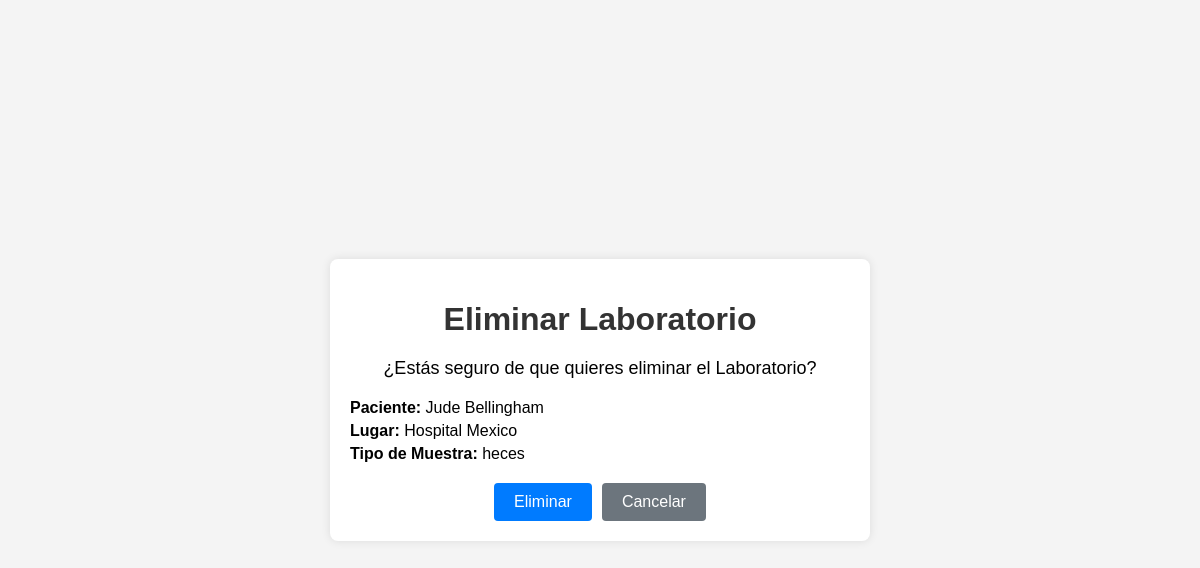
The page /eliminar_laboratorios/6/ (signed in) on the database as committed earlier.
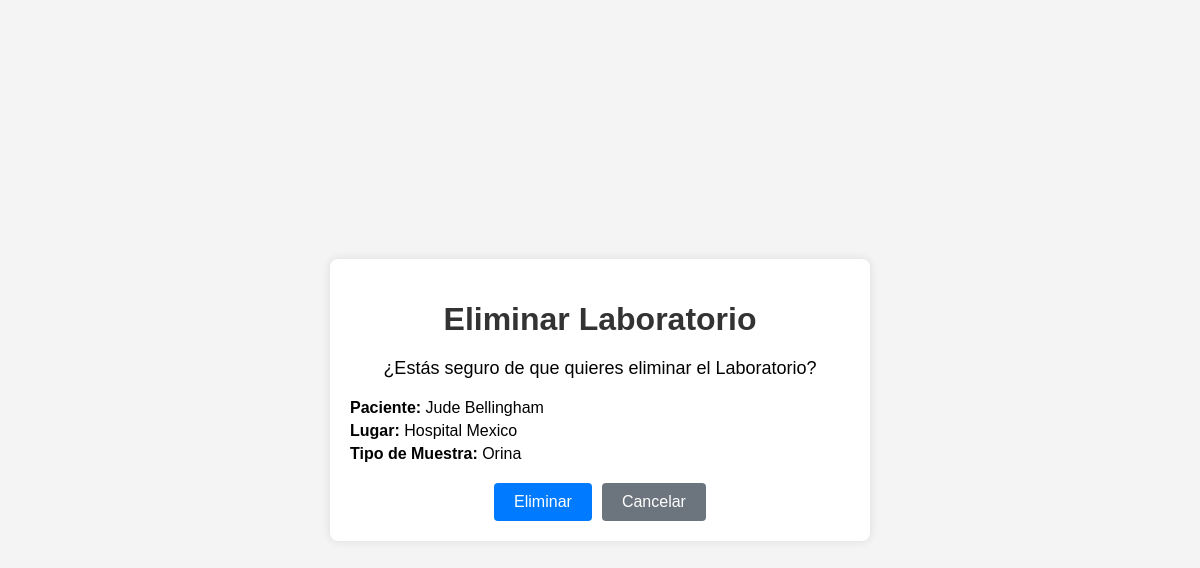
The same page on the database as committed later.
### salud/models.py (models this page shows, shortened)
class paciente(models.Model):
    id_paciente = models.AutoField(primary_key=True , verbose_name='ID_Paciente')
    cedula = models.IntegerField(null=True,verbose_name='Cedula')
    nombre = models.CharField(max_length=50, verbose_name='Nombre')
    apellido = models.CharField(max_length=50, verbose_name='Apellido')
    sexo = models.CharField(max_length=20, verbose_name='Sexo')
    fecha_Nacimiento = models.DateField(null=True, verbose_name='Fecha de Nacimiento')
    edad = models.IntegerField ( verbose_name='Edad')
    direccion = models.CharField(max_length=50, verbose_name='Direccion')
    telefono = models.IntegerField( verbose_name='Telefono')
    email = models.EmailField( verbose_name='Email')
    id_usuario = models.ForeignKey(User, on_delete=models.CASCADE)

class laboratorio (models.Model):
    id_Laboratorios = models.AutoField(primary_key=True , verbose_name='ID_Laboratorio')
    id_paciente = models.ForeignKey(paciente, on_delete=models.CASCADE)
    fecha = models.DateField(null=False, verbose_name='Fecha')
    hora = models.TimeField(null=False, verbose_name='Hora')
    lugar = models.CharField(max_length=200, verbose_name='Lugar')
    tipo_Muestra = models.CharField(max_length=50, verbose_name='Tipo de Muestra')
    id_usuario = models.ForeignKey(User, on_delete=models.CASCADE)

### salud/views.py (the view)
# urls.py: path('eliminar_laboratorios/<int:id_Eliminarlaboratorios>/', views.eliminar_laboratorios, name='eliminar_laboratorios'),
@login_required(login_url='/accounts/login/')
def eliminar_laboratorios(request, id_Eliminarlaboratorios):
    laboratorioeliminar_instance = get_object_or_404(laboratorio, id_Laboratorios=id_Eliminarlaboratorios)
    if laboratorioeliminar_instance.id_usuario != request.user:
        return redirect('inicio')  # Redirige a una página de error o a una página de acceso denegado
    paciente_instance = laboratorioeliminar_instance.id_paciente
    if request.method == 'POST':
        laboratorioeliminar_instance.delete()  # Eliminar la cita
        return redirect('laboratorios')  # Redirige a la página de citas o a la página deseada
    context = {
        'laboratorio': laboratorioeliminar_instance,
        'paciente': paciente_instance
    }
    return render(request, 'Programar/eliminar_laboratorios.html', context)

### salud/templates/Programar/eliminar_laboratorios.html (shortened to what this page needs)
<!DOCTYPE html>
<html lang="es">
<head>
</head>
<body>
    <div class="container">
        <h1>Eliminar Laboratorio</h1>
        <p class="message">¿Estás seguro de que quieres eliminar el Laboratorio?</p>
        <div class="details">
            <p><strong>Paciente:</strong> {{ paciente.nombre }} {{ paciente.apellido }}</p>
            <p><strong>Lugar:</strong> {{ laboratorio.lugar }}</p>
            <p><strong>Tipo de Muestra:</strong> {{ laboratorio.tipo_Muestra }}</p>
        </div>
        <form method="post">
            <div class="button-group">
                <button type="submit">Eliminar</button>
                <a href="{% url 'laboratorios' %}">Cancelar</a>
            </div>
        </form>
    </div>
</body>
</html>

### salud/templates/Programar/eliminar_laboratorios.html (style rules this page uses)
body { font-family: Arial, sans-serif; background-color: #f4f4f4; display: flex; justify-content: center; align-items: center; height: 100vh; margin: 0; }
.container { background: #fff; border-radius: 8px; box-shadow: 0 0 10px rgba(0, 0, 0, 0.1); padding: 20px; width: 100%; max-width: 500px; text-align: center; }
h1 { color: #333; margin-bottom: 20px; }
.message { font-size: 18px; margin-bottom: 20px; }
.details { text-align: left; margin-bottom: 20px; font-size: 16px; }
.details p { margin: 5px 0; }
.button-group { display: flex; justify-content: center; gap: 10px; }
.button-group button, .button-group a { background-color: #007bff; color: #fff; border: none; border-radius: 4px; padding: 10px 20px; text-decoration: none; font-size: 16px; cursor: pointer; transition: background-color 0.3s ease; }
.button-group a { background-color: #6c757d; }

Rows that differ between the two databases and show on the page:
changed laboratorio "Hospital Mexico": tipo_Muestra "heces" → "Orina"
